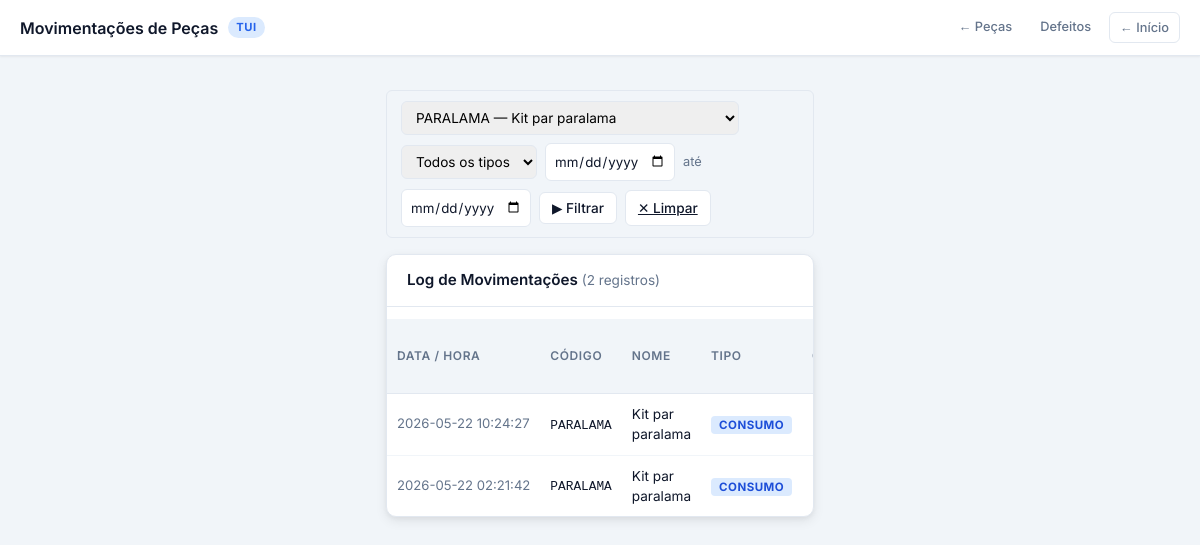
Before: /pecas/movimentacoes?peca_id=4 with the older database file.
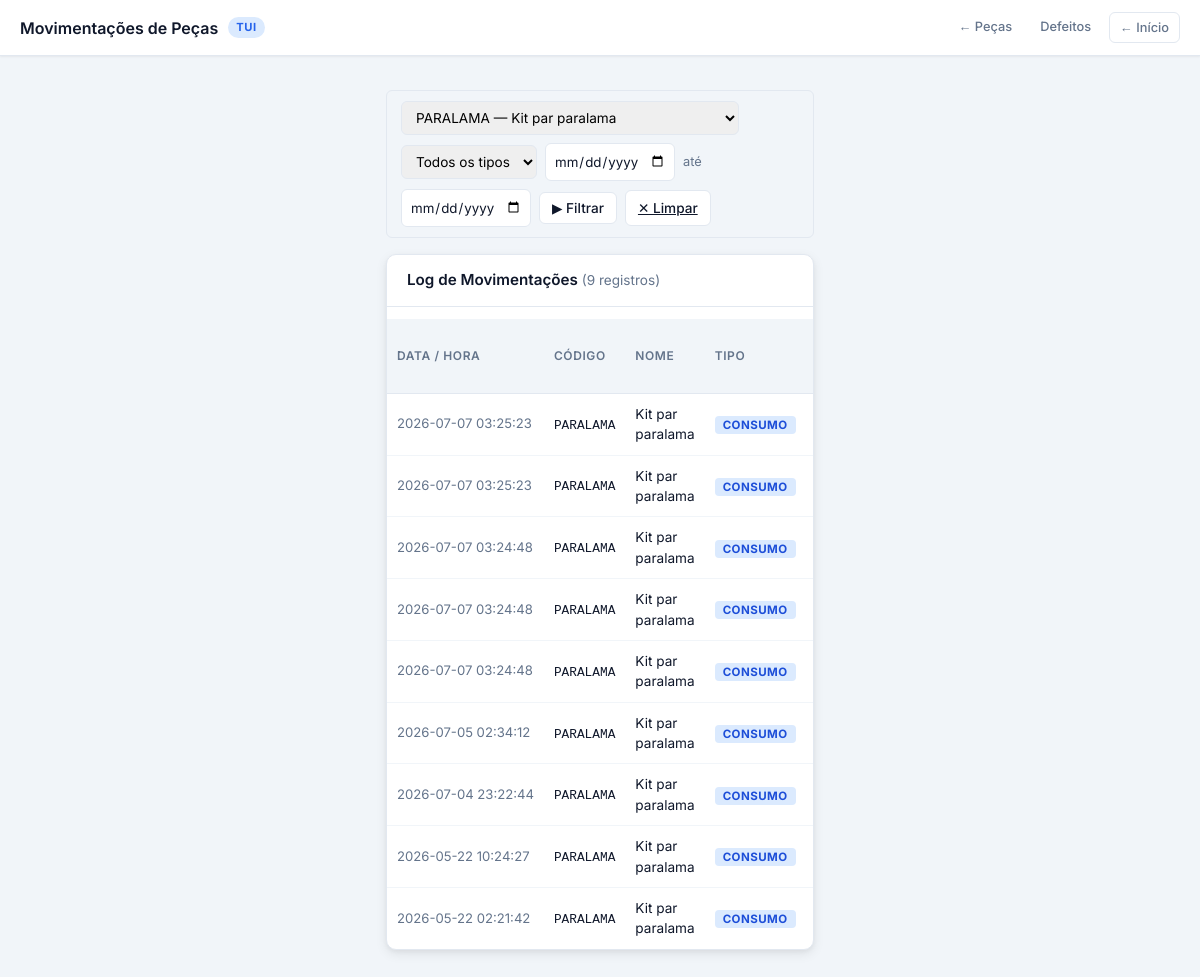
After: the same page with the newer database file.
### tables this page shows
CREATE TABLE movimentacoes_peca (
            id             INTEGER PRIMARY KEY AUTOINCREMENT,
            peca_id        INTEGER NOT NULL REFERENCES pecas(id),
            cor            TEXT DEFAULT NULL,
            tipo           TEXT NOT NULL,
            quantidade     INTEGER NOT NULL,
            motivo_detalhe TEXT DEFAULT '',
            num_pedido     TEXT DEFAULT '',
            num_lote       TEXT DEFAULT '',
            modelo_scooter TEXT DEFAULT NULL,
            data_hora      TIMESTAMP DEFAULT (strftime('%Y-%m-%d %H:%M:%S','now','localtime'))
        );

CREATE TABLE pecas (
            id               INTEGER PRIMARY KEY AUTOINCREMENT,
            codigo           TEXT UNIQUE NOT NULL,
            nome             TEXT NOT NULL,
            origem           TEXT NOT NULL,
            container_tipo   TEXT DEFAULT 'PADRAO',
            tem_variacao_cor INTEGER DEFAULT 0,
            peca_pai_id      INTEGER REFERENCES pecas(id),
            ativo            INTEGER DEFAULT 1
        , custo_unitario REAL DEFAULT 0);

### app/routes/pecas.py (the view)
@pecas_bp.route('/pecas/movimentacoes')
def movimentacoes():
    peca_id_filtro = request.args.get('peca_id', '').strip()
    tipo_filtro    = request.args.get('tipo', '').strip()
    data_inicio    = request.args.get('data_inicio', '').strip()
    data_fim       = request.args.get('data_fim', '').strip()
    mov = models.consultar_movimentacoes(
        peca_id    = int(peca_id_filtro) if peca_id_filtro else None,
        tipo       = tipo_filtro or None,
        data_inicio= data_inicio or None,
        data_fim   = data_fim or None,
    )
    pecas_lista = models.listar_pecas(apenas_ativas=True)
    return render_template(
        'pecas/movimentacoes.html',
        movimentacoes=mov,
        pecas_lista=pecas_lista,
        peca_id_filtro=peca_id_filtro,
        tipo_filtro=tipo_filtro,
        data_inicio=data_inicio,
        data_fim=data_fim,
    )

### app/models/connection.py (called while the page is built)
def get_connection():
    conn = sqlite3.connect(NOME_BANCO_DE_DADOS)
    conn.row_factory = sqlite3.Row
    return conn

### app/models/peca.py (called while the page is built)
def listar_pecas(apenas_ativas=True, apenas_raiz=False):
    conn = get_connection()
    conditions = []
    if apenas_ativas:
        conditions.append("p.ativo = 1")
    if apenas_raiz:
        conditions.append("p.peca_pai_id IS NULL")
    where = ("WHERE " + " AND ".join(conditions)) if conditions else ""
    query = f"""
        SELECT p.id, p.codigo, p.nome, p.origem, p.container_tipo,
               p.tem_variacao_cor, p.peca_pai_id, p.ativo,
               p.custo_unitario,
               COALESCE(SUM(ep.quantidade), 0) AS estoque_total
        FROM pecas p
        LEFT JOIN estoque_pecas ep ON ep.peca_id = p.id
        {where}
        GROUP BY p.id
        ORDER BY p.nome
    """
    rows = conn.execute(query).fetchall()
    conn.close()
    return [dict(row) for row in rows]

### app/templates/pecas/movimentacoes.html (shortened to what this page needs)
<!DOCTYPE html>
<html lang="pt-br">
<head>
    <link rel="stylesheet" href="{{ url_for('static', filename='css/style.css') }}">
</head>
<body>
<header class="page-header">
    <div class="page-header-title">
        Movimentações de Peças
        <span class="badge">TUI</span>
    </div>
    <div class="page-nav-links">
        <a href="{{ url_for('pecas') }}">← Peças</a>
        <a href="{{ url_for('defeitos_pecas') }}">Defeitos</a>
        <a href="{{ url_for('landing_page') }}" class="btn-back">← Início</a>
    </div>
</header>
<div class="container">
    <div class="filter-controls">
        <form method="get" action="{{ url_for('movimentacoes_pecas') }}"
              style="display:flex; align-items:center; gap:8px; flex-wrap:wrap;
                     background:none; box-shadow:none; margin:0; padding:0; border-radius:0;">
            <select name="peca_id" style="padding:7px 10px; border:1.5px solid var(--border);
                    border-radius:var(--radius-sm); font-family:inherit; font-size:0.85rem;">
                {% for p in pecas_lista %}
                <option value="{{ p.id }}" {% if peca_id_filtro == p.id|string %}selected{% endif %}>
                    {{ p.codigo }} — {{ p.nome }}
                </option>
                {% endfor %}
            </select>
            <select name="tipo" style="padding:7px 10px; border:1.5px solid var(--border);
                    border-radius:var(--radius-sm); font-family:inherit; font-size:0.85rem;">
                <option value="">Todos os tipos</option>
            </select>
            <input type="date" name="data_inicio" value="{{ data_inicio }}"
                   class="month-picker" style="width:130px;" title="Data início">
            <span style="color:var(--text-muted); font-size:0.8rem;">até</span>
            <input type="date" name="data_fim" value="{{ data_fim }}"
                   class="month-picker" style="width:130px;" title="Data fim">
            <button type="submit" class="btn" style="padding:7px 12px; font-size:0.85rem;">▶ Filtrar</button>
            <a href="{{ url_for('movimentacoes_pecas') }}" class="btn"
               style="padding:7px 12px; font-size:0.85rem;">✕ Limpar</a>
        </form>
    </div>
    <div style="background:var(--card); border-radius:var(--radius); box-shadow:var(--shadow-md);
                margin-top:16px; overflow:hidden; border:1px solid var(--border);">
        <div style="padding:14px 20px; border-bottom:1px solid var(--border); display:flex;
                    align-items:center; justify-content:space-between;">
            <h2 style="font-size:0.95rem; font-weight:600; margin:0;">
                Log de Movimentações
                <span style="font-weight:400; color:var(--text-muted); font-size:0.85rem;">
                    ({{ movimentacoes|length }} registros)
                </span>
            </h2>
        </div>
        <div style="overflow-x:auto;">
            <table>
                <thead>
                    <tr>
                        <th>Data / Hora</th>
                        <th>Código</th>
                        <th>Nome</th>
                        <th>Tipo</th>
                        <th>Cor</th>
                    </tr>
                </thead>
                <tbody>
                    {% for m in movimentacoes %}
                    <tr>
                        <td style="white-space:nowrap; color:var(--text-muted); font-size:0.82rem;">
                            {{ m.data_hora }}
                        </td>
                        <td><code style="font-size:0.8rem;">{{ m.codigo }}</code></td>
                        <td>{{ m.nome }}</td>
                        <td>
                            <span class="badge-tipo tipo-{{ m.tipo | lower }}">{{ m.tipo }}</span>
                        </td>
                        <td>{{ m.cor or '—' }}</td>
                    </tr>
                    {% else %}
                    <tr>
                        <td colspan="9" style="text-align:center; color:var(--text-muted); padding:32px;">
                            Nenhuma movimentação no período selecionado.
                        </td>
                    </tr>
                    {% endfor %}
                </tbody>
            </table>
        </div>
    </div>
</div>
</body>
</html>

### app/static/css/style.css (style rules this page uses)
:root { --primary: #2563eb; --primary-dark: #1d4ed8; --primary-light: #dbeafe; --success: #10b981; --success-dark: #059669; --danger: #ef4444; --danger-dark: #dc2626; --warning: #f59e0b; --warning-dark: #d97706; --surface: #f1f5f9; --card: #ffffff; --text: #0f172a; --text-muted: #64748b; --border: #e2e8f0; --radius: 10px; --radius-sm: 6px; --radius-lg: 14px; --shadow-sm: 0 1px 2px rgba(0,0,0,0.06); --shadow: 0 1px 3px rgba(0,0,0,0.10), 0 1px 2px rgba(0,0,0,0.06); --shadow-md: 0 4px 12px rgba(0,0,0,0.08), 0 2px 4px rgba(0,0,0,0.04); --shadow-lg: 0 10px 30px rgba(0,0,0,0.10), 0 4px 10px rgba(0,0,0,0.05); }
*, *::before, *::after { box-sizing: border-box; }
body { font-family: 'Inter', sans-serif; margin: 0; background-color: var(--surface); color: var(--text); font-size: 15px; line-height: 1.5; }
h1, h2, h3 { margin: 0; font-weight: 600; }
.page-header { background: var(--card); border-bottom: 1px solid var(--border); padding: 0 20px; display: flex; align-items: center; justify-content: space-between; height: 56px; position: sticky; top: 0; z-index: 100; box-shadow: var(--shadow-sm); }
.page-header-title { font-size: 1rem; font-weight: 600; color: var(--text); display: flex; align-items: center; gap: 10px; }
.page-header-title .badge { background: var(--primary-light); color: var(--primary); font-size: 0.7rem; font-weight: 700; padding: 2px 8px; border-radius: 999px; text-transform: uppercase; letter-spacing: 0.05em; }
.btn-back { display: inline-flex; align-items: center; gap: 6px; text-decoration: none; color: var(--text-muted); font-size: 0.875rem; font-weight: 500; padding: 6px 12px; border-radius: var(--radius-sm); border: 1px solid var(--border); background: var(--card); transition: all 0.15s ease; }
.page-nav-links { display: flex; gap: 8px; }
.page-nav-links a { text-decoration: none; color: var(--text-muted); font-size: 0.8rem; font-weight: 500; padding: 5px 10px; border-radius: var(--radius-sm); transition: all 0.15s; }
.container { width: 100%; max-width: 460px; margin: 0 auto; padding: 20px 16px 40px; }
form { background: var(--card); border-radius: var(--radius-lg); box-shadow: var(--shadow-md); margin-bottom: 20px; overflow: hidden; }
.btn { padding: 9px 12px; border: 1.5px solid var(--border); background: var(--card); border-radius: var(--radius-sm); cursor: pointer; font-size: 0.9rem; font-family: inherit; color: var(--text); font-weight: 500; transition: all 0.15s ease; flex: 1; min-height: 42px; text-align: center; }
table { width: 100%; font-size: 0.85rem; border-collapse: collapse; margin-top: 12px; }
thead th { padding: 10px 10px; text-align: left; font-size: 0.75rem; font-weight: 600; text-transform: uppercase; letter-spacing: 0.05em; color: var(--text-muted); background: var(--surface); border-bottom: 1px solid var(--border); }
tbody td { padding: 10px 10px; border-bottom: 1px solid #f1f5f9; color: var(--text); vertical-align: middle; }
tbody tr:last-child td { border-bottom: none; }
.filter-controls { display: flex; flex-wrap: wrap; align-items: center; gap: 8px; background: var(--surface); padding: 10px 14px; border-radius: var(--radius-sm); margin-top: 14px; border: 1px solid var(--border); }
.filter-controls .btn { flex: none; padding: 6px 12px; font-size: 0.8rem; min-height: auto; }
.month-picker { padding: 8px; border: 1.5px solid var(--border); border-radius: var(--radius-sm); font-family: inherit; color: var(--text); cursor: pointer; background: var(--card); height: 38px; }

### app/templates/pecas/movimentacoes.html (style rules this page uses)
.badge-tipo { font-size: 0.72rem; font-weight: 700; padding: 2px 8px; border-radius: 4px; letter-spacing: .04em; }
.tipo-consumo { background: #dbeafe; color: #1d4ed8; }

Changed rows visible on the page:
added movimentacoes_peca: data_hora "2026-07-07 03:25:23", codigo "PARALAMA", nome "Kit par paralama", tipo "CONSUMO"
added movimentacoes_peca: data_hora "2026-07-07 03:25:23", codigo "PARALAMA", nome "Kit par paralama", tipo "CONSUMO"
added movimentacoes_peca: data_hora "2026-07-07 03:24:48", codigo "PARALAMA", nome "Kit par paralama", tipo "CONSUMO"
added movimentacoes_peca: data_hora "2026-07-07 03:24:48", codigo "PARALAMA", nome "Kit par paralama", tipo "CONSUMO"
added movimentacoes_peca: data_hora "2026-07-07 03:24:48", codigo "PARALAMA", nome "Kit par paralama", tipo "CONSUMO"
added movimentacoes_peca: data_hora "2026-07-05 02:34:12", codigo "PARALAMA", nome "Kit par paralama", tipo "CONSUMO"
added movimentacoes_peca: data_hora "2026-07-04 23:22:44", codigo "PARALAMA", nome "Kit par paralama", tipo "CONSUMO"
Other visible differences:
{{ movimentacoes|length }}: "2" → "9"
